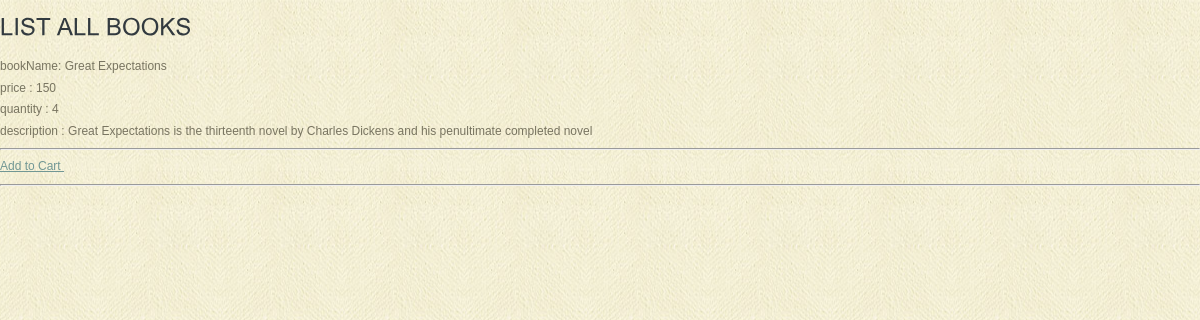
Page /listAllBooks.php?categoryId=1&userId=0 on the earlier database version.
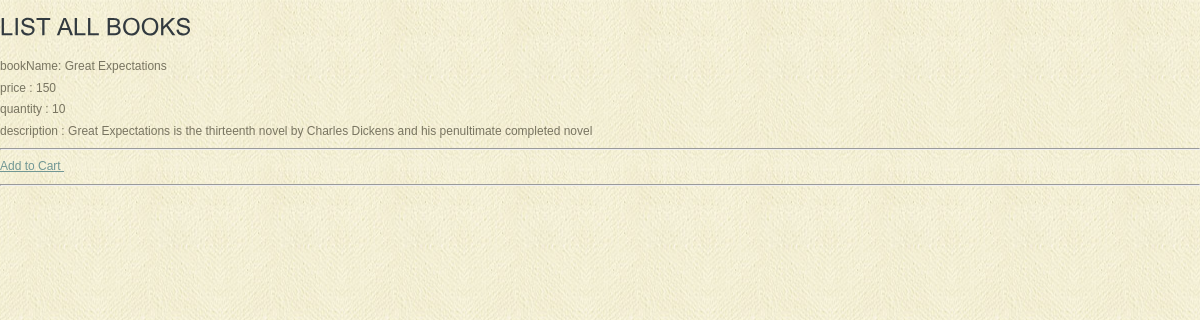
Same page on the later database version.
### tables this page shows
CREATE TABLE `books` (
  `id` int(11) NOT NULL,
  `bookName` varchar(255) NOT NULL,
  `categoryId` int(11) NOT NULL,
  `quantity` int(11) NOT NULL,
  `fees` decimal(10,0) NOT NULL,
  `available` int(11) NOT NULL,
  `descriptionbook` varchar(222) NOT NULL
);

### listAllBooks.php (the view, shortened to what this page needs)
<!DOCTYPE html PUBLIC "-//W3C//DTD XHTML 1.0 Transitional//EN" "http://www.w3.org/TR/xhtml1/DTD/xhtml1-transitional.dtd">
<html xmlns="http://www.w3.org/1999/xhtml">
<head>
<link href="style.css" rel="stylesheet" type="text/css" />
</head>
<body>
<h2>LIST ALL BOOKS</h2>
<?php
include_once "db.php";
$categoryId = isset($_REQUEST["categoryId"]) ? $_REQUEST["categoryId"] : null;
if ($categoryId !== null) {
    $sql = "SELECT * FROM books WHERE categoryId = $categoryId";
	$dataset1 = $conn->query($sql);
    if ($dataset1) {
                      while($row = $dataset1->fetch_assoc()){
	                    echo "bookName: ".$row["bookName"] ."<br>"."price : " .$row["fees"]."<br>". "quantity : " .$row["quantity"]. "<br>".  "description : " .$row["descriptionbook"] ."<br>"."<hr>";
	                    echo "<a href=addToCart.php?bookId=" . $row["id"] . "> Add to Cart </a>";
	                    echo "<hr>";
}
}
}
?>

Differences in the rows shown:
changed books "Great Expectations": quantity "4" → "10"
